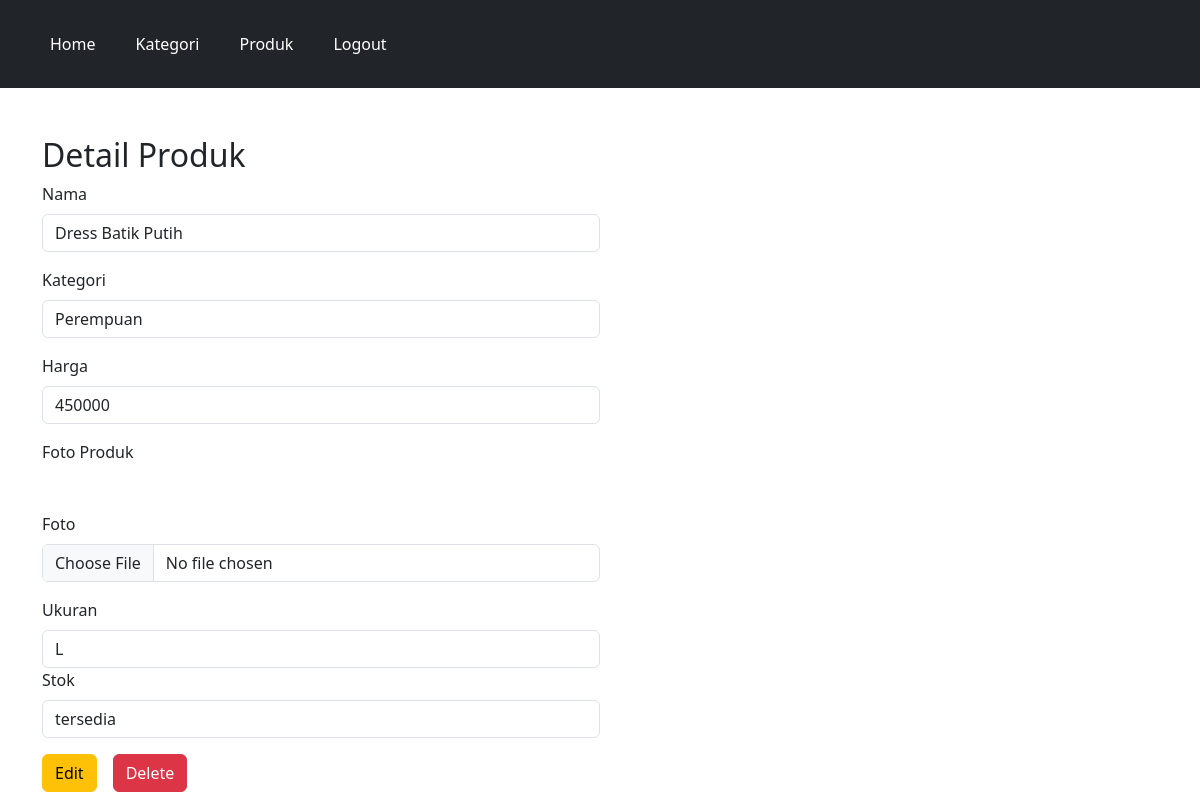
Screenshot of /admin/detail-produk.php?qi=3 (signed in) with the database file from the repository.
### tables this page shows
CREATE TABLE `produk` (
  `id` int(11) NOT NULL,
  `kategori_id` int(11) DEFAULT NULL,
  `nama` varchar(255) DEFAULT NULL,
  `harga` double DEFAULT NULL,
  `foto` varchar(255) DEFAULT NULL,
  `ukuran` enum('S','M','L','XL') DEFAULT NULL,
  `ketersediaan_stok` enum('habis','tersedia') DEFAULT 'tersedia'
);

CREATE TABLE `kategori` (
  `id` int(11) NOT NULL,
  `nama` varchar(100) DEFAULT NULL
);

### admin/detail-produk.php (the view, shortened to what this page needs)
<?php
        require_once '../koneksi.php';
        $id = $_GET['qi'];
        $queryDetailProduk = mysqli_query($conn, "SELECT a.*, b.nama AS nama_kategori FROM produk a JOIN kategori b ON a.kategori_id = b.id WHERE a.id ='$id'");
        $dataProduk = mysqli_fetch_array($queryDetailProduk);
?>
<!DOCTYPE html>
<html lang="en">
<head>
    <link rel="stylesheet" href="../bootstrap/css/bootstrap.min.css">
    <link rel="stylesheet" href="../fontawesome/css/fontawesome.min.css">
</head>
<body>
    <?php require_once 'navbar.php' ?>
    <div class=" container mt-5">
        <h2>Detail Produk</h2>
        <div class="col-12 col-md-6">
            <form action="" method="post" enctype="multipart/form-data">
                <div class="mb-3">
                    <label for="nama" class="form-label">Nama</label>
                    <input type="text" name="nama" id="nama" class="form-control" value="<?php echo $dataProduk['nama'] ?>" autocomplete="off" required>
                </div>
                <div class="mb-3">
                    <label for="kategori" class="form-label">Kategori</label>
                    <select name="kategori" id="kategori" class="form-control" required>
                        <option value="<?php echo $dataProduk['kategori_id'] ?>" ><?php echo $dataProduk['nama_kategori'] ?></option>
                    </select>
                </div>
                <div class="mb-3">
                    <label for="harga" class="form-label">Harga</label>
                    <input type="number" name="harga" id="harga" class="form-control" value="<?php echo $dataProduk['harga'] ?>" required>
                </div>
                <div class="mb-3">
                    <label for="CurrentFoto" class="form-label">Foto Produk</label><br>
                </div>
                <div class="mb-3">
                    <label for="foto" class="form-label">Foto</label>
                    <input type="file" name="foto" id="foto" class="form-control">
                </div>
                <div class="mb-3">
                    <label for="ukuran" class="form-label">Ukuran</label>
                    <select name="ukuran" id="ukuran" class="form-control" required>
                    <option value="<?php echo $dataProduk['ukuran']?>" hidden>
                    <?php echo $dataProduk['ukuran']?>
                    </option>
                    </select>
                <div class="mb-3">
                    <label for="ketersediaan_stok" class="form-label">Stok</label>
                    <select name="ketersediaan_stok" id="ketersediaan_stok" class="form-control" required>
                        <option value="<?php echo $dataProduk['ketersediaan_stok'] ?>">
                            <?php echo $dataProduk['ketersediaan_stok'] ?>
                        </option>
                    </select>
                </div>
                <div class="mb-3 d-flex">
                    <button type="submit" class="btn btn-warning me-3" name="btnEditProduk">
                        Edit
                    </button>
                    <button type="submit" class="btn btn-danger" name="btnDelete">
                        Delete
                    </button>
                </div>
            </form>
        </div>
    </div>
</body>
</html>

### rows the page displays
produk: nama "Dress Batik Putih", kategori "Perempuan", harga "450000", ukuran "L", ketersediaan_stok "tersedia"
